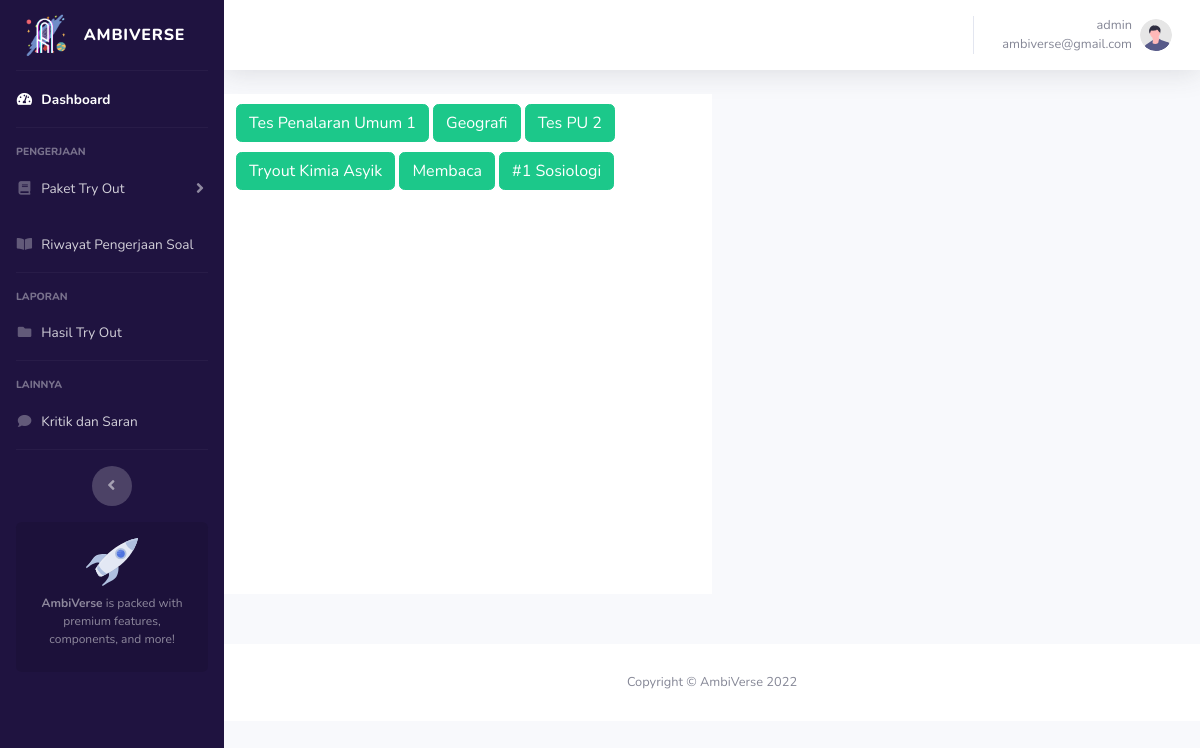
Page /student/select_exam.php (signed in) on the committed database.
### tables this page shows
CREATE TABLE `exam_category` (
  `id` int(5) NOT NULL,
  `kategori` varchar(100) NOT NULL,
  `subtes` varchar(11) NOT NULL,
  `judul_to` varchar(50) NOT NULL,
  `duration` varchar(5) NOT NULL,
  `date_added` timestamp NULL DEFAULT current_timestamp()
);

### student/select_exam.php (the view, shortened to what this page needs)
<?php
    include("header.php");
    include("includes/functions.php");
?>
        <div class="row" style="margin: 0px; padding:0px; margin-bottom: 50px;">
            <div class="col-lg-6 col-lg-push-3" style="min-height: 500px; background-color: white;">
                <?php
                    $res = mysqli_query($conn, "SELECT * FROM exam_category");
                    while($row = mysqli_fetch_array($res)){
                        ?>
                        <input type="button" class="btn btn-success" value="<?= $row['judul_to']; ?>" style="margin-top: 10px" onclick="set_exam_type_session(this.value);">
                        <?php
                    }
                ?>
            </div>
        </div>
<?php include("footer.php");

### rows in the picture
exam_category: judul_to "Tes Penalaran Umum 1"
exam_category: judul_to "Geografi"
exam_category: judul_to "Tes PU 2"
exam_category: judul_to "Tryout Kimia Asyik"
exam_category: judul_to "Membaca"
exam_category: judul_to "#1 Sosiologi"

### other values in the picture
$_SESSION["username"] "admin"
$_SESSION["email"] "ambiverse@gmail.com"
